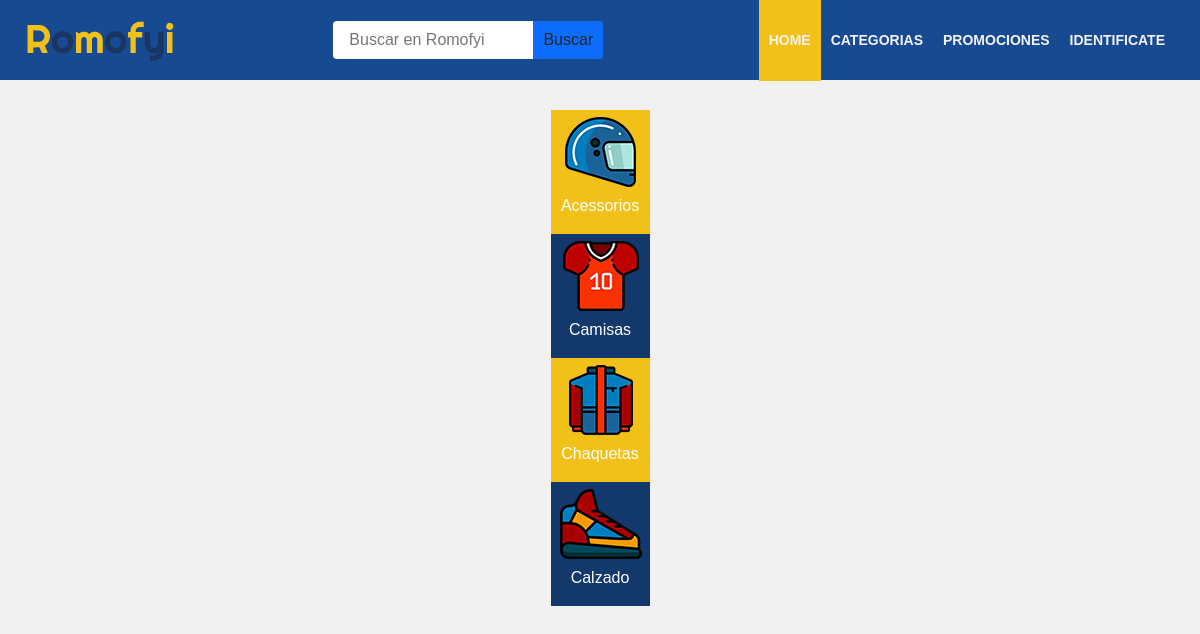
Page /categorias/ on the committed database.
### Aplicaciones/tiendaEnLinea/models.py (models this page shows, shortened)
class Categoria (models.Model):
    nombre= models.CharField(max_length=250)
    slug=AutoSlugField(populate_from ='nombre')
    activo= models.BooleanField(default=True)
    imagen= models.ImageField(upload_to = 'img/Categorías' , null= True, blank=True)
    banner = models.ImageField(upload_to = 'img/Categorías/banner', default='static/img/banner.jpg' , null= True, blank=True)
    created_at = models.DateTimeField(auto_now_add=True)
    class Meta:
        verbose_name_plural='Categoria'

### Aplicaciones/tiendaEnLinea/views.py (the view)
# urls.py: path('categorias/',categoriasDisponibles, name= 'categoriasDisponibles'),
def categoriasDisponibles(request):
    template_name = 'categorias.html'
    categoria = Categoria.objects.filter(activo=True)
    contex = {
        'categoria': categoria
    }
    return render(request,template_name,contex)

### Aplicaciones/carrito/context_processor.py (called while the page is built)
def importe_total_carro(request):
    carro = Carro(request)
    total = 0
    CantTotal = 0
    if request.user.is_authenticated:
        for key, value in request.session["carro"].items():
            total = total + int(value["precio"])
            CantTotal = CantTotal + int(value["cantidad"])
    return{"importe_total_carro":total,"importe_CantTotal_carro":CantTotal}

### Aplicaciones/tiendaEnLinea/templates/categorias.html (shortened to what this page needs)
{% extends 'base/base.html' %}
{% load static %}
{% block content %}
    <section class="tablaInfor--ListaP">
            <div class="tablaInfor_container--ListaP flexColumnCenter ">
                {% for i in categoria %}
                <a class="section1__div dorado" href="{% url 'tiendaEnLinea:categorias' i.slug %}">
                    <picture><img src="{{i.imagen.url}}" alt="" class="logo_categoria">
                    </picture>
                    <p class="section1__div__p">{{ i.nombre }}</p>
                </a>
            {% endfor %}
            </div>
    </section>
{% endblock %}

### static/styleheets/base.css (style rules this page uses)
* { margin: 0; padding: 0; box-sizing: border-box; font-family: sans-serif; border: 0px; }
html { height: 100%; }
.body { padding: 0px 0px 0; background-color: #F1F1F1; font-family: sans-serif; font-weight: 100; scroll-behavior: smooth; min-height: 100%; justify-items: center; display:flex; flex-direction: column; align-items: center; }
a:link, a:visited, a:active { text-decoration:none; }
:root { --azul: #13386C; --dorado: #F1C119; --gris: #f2f2f2; }

### static/styleheets/estilosGenerales.css (style rules this page uses)
.flexColumnCenter { display: flex; flex-direction: column; align-items: center }

### static/styleheets/inicio/categoriasNav.css (style rules this page uses)
.section1__div { height: 100%; flex: 1 1; cursor:pointer; display: flex; flex-direction: column; justify-content: center; align-items: center; }
.dorado:nth-child(even) { background-color: var(--azul); transition: background-color .5s; }
.dorado { background-color: var(--dorado); }
.section1__div__p { color: white; text-align: center; text-decoration: none; }

### static/styleheets/OtrasPaginas/categorias.css (style rules this page uses)
.logo_categoria { width: 99px; height: 84px; }

### static/styleheets/OtrasPaginas/detalle.css (style rules this page uses)
p { margin: 0; padding: 0; }

### static/styleheets/GestionCarrito/carrito.css (style rules this page uses)
p,h1,h2,h3,h4,h5 { color: rgb(71, 71, 71); }

### static/styleheets/GestionCarrito/ListaPedidos.css (style rules this page uses)
.tablaInfor--ListaP { position: relative; display: flex; justify-content: center; margin-top: 30px; }
.tablaInfor_container--ListaP { width: 90%; position: absolute; z-index: 2; top: 80px; margin-bottom: 24px; min-width: 800px; }

### static/styleheets/GestionPerfiles/login.css (style rules this page uses)
* { margin: 0; padding: 0; }

### rows in the picture
Categoria: imagen (picture), nombre "Acessorios"
Categoria: imagen (picture), nombre "Camisas"
Categoria: imagen (picture), nombre "Chaquetas"
Categoria: imagen (picture), nombre "Calzado"
